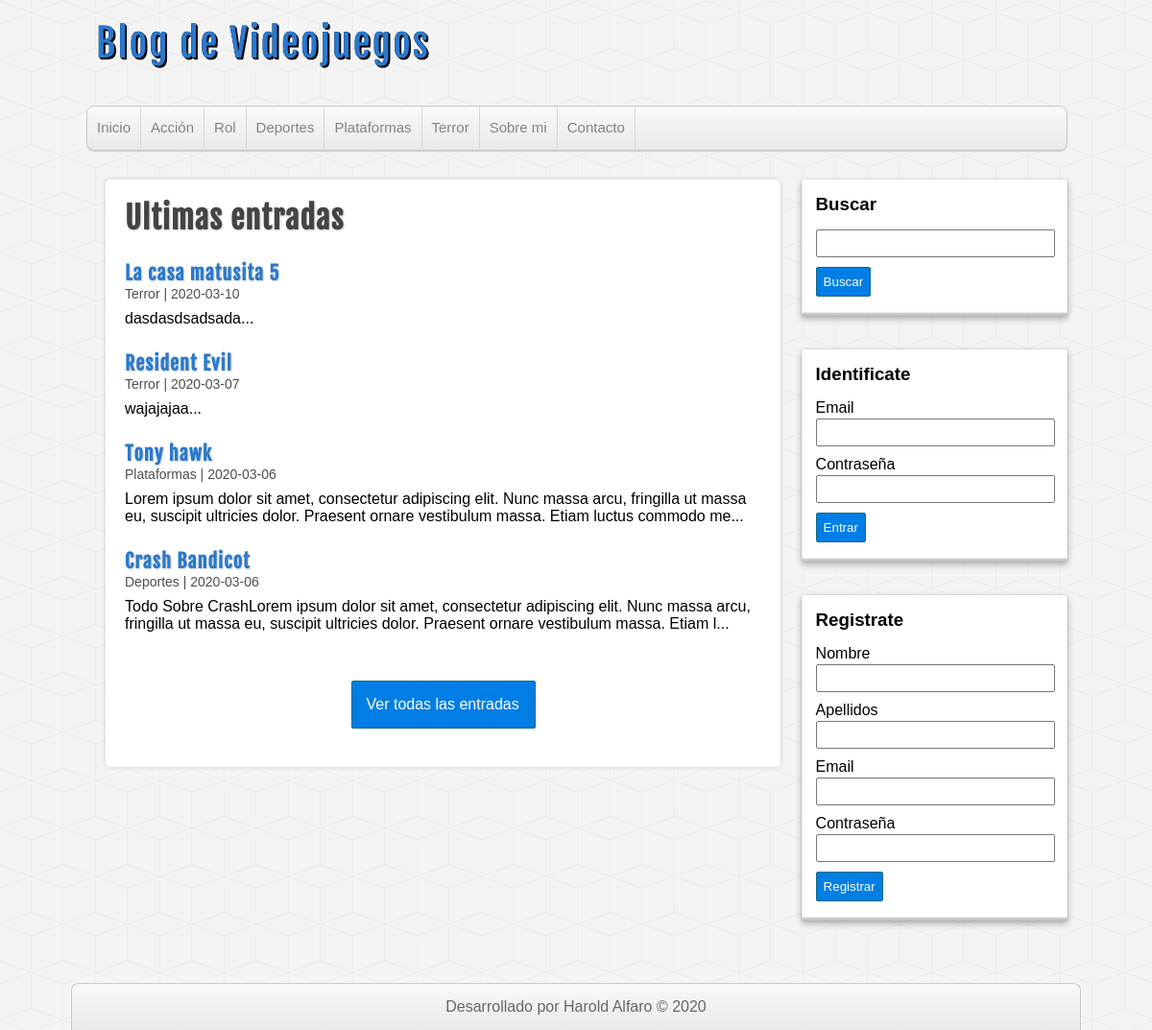
The page / on the database its author committed.
### tables this page shows
CREATE TABLE `categorias` (
  `id` int(255) NOT NULL,
  `nombre` varchar(100) DEFAULT NULL
);

CREATE TABLE `entradas` (
  `id` int(255) NOT NULL,
  `usuario_id` int(255) NOT NULL,
  `categoria_id` int(255) NOT NULL,
  `titulo` varchar(255) NOT NULL,
  `descripcion` mediumtext DEFAULT NULL,
  `fecha` date NOT NULL
);

### includes/helpers.php (called while the page is built, shortened)
<?php
    function listarCategoria($conexion){
        $sql = "SELECT * FROM categorias ORDER BY id ASC";
        $categorias = mysqli_query($conexion,$sql);
        $nombres = array();
        if ($categorias && (mysqli_num_rows($categorias)>=1)) {
            $nombres = $categorias;
        }
        return $nombres;
    }
    function conseguirEntradas($conexion, $list = null){
        $sql = "SELECT e.*, c.nombre FROM entradas e INNER JOIN categorias c
        ON e.categoria_id = c.id
        ORDER BY e.id DESC ";
        if ($list) {
            $sql .= "LIMIT 4";
        }
        $entradas = mysqli_query($conexion,$sql);
        $nombres = array();
        if($entradas && (mysqli_num_rows($entradas)>=1)){
            $nombres = $entradas;
        }
        return $nombres;
    }
?>

### index.php (the view)
<?php require_once 'includes/cabecera.php'; ?>
<?php require_once 'includes/lateral.php'; ?>
<div id="principal">
    <h1>Ultimas entradas</h1>
    <article class="entrada">
        <?php $entradas = conseguirEntradas($db, true) ?>
        <?php while ($entrada = mysqli_fetch_assoc($entradas)) : ?>
            <a href="entrada.php?id=<?=$entrada['id']?>">
            <h2><?= $entrada['titulo'] ?></h2>
            </a>
            <span class="fecha"><?= $entrada['nombre']." | ".$entrada['fecha'] ?></span>
            <p> <?= substr($entrada['descripcion'],0,180)."..." ?></p>
        <?php endwhile; ?>
    </article>
    <div id="ver-todas">
        <a href="entradas.php">Ver todas las entradas</a>
    </div>
</div>
<?php require_once 'includes/pie.php'; ?>

### includes/cabecera.php (shortened to what this page needs)
<?php require_once 'conexion.php'; ?>
<?php require_once 'helpers.php'; ?>
<!DOCTYPE html>
<html lang="es">
<head>
    <link rel="stylesheet" text="text/css" href="./assets/css/style.css">
</head>
<body>
    <header id="cabecera">
        <div id="logo">
            <a href="index.php">Blog de Videojuegos</a>
        </div>
        <nav id="menu">
            <ul>
                <li><a href="index.php">Inicio</a></li>
                <?php $categorias = listarCategoria($db); ?>
                <?php while ($categoria = mysqli_fetch_assoc($categorias)) : ?>
                   <?php echo "<li><a href='categoria.php?id=".$categoria['id']."'>".$categoria['nombre']."</a></li>" ?>
                <?php endwhile; ?>
                <li><a href="index.php">Sobre mi</a></li>
                <li><a href="index.php">Contacto</a></li>
            </ul>
        </nav>
    </header>
    <div id="contenedor">

### includes/lateral.php (shortened to what this page needs)
<?php require_once 'helpers.php'; ?>
<aside id="sidebar">
    <div id="buscador" class="bloque">
        <h3>Buscar</h3>
        <form action="buscar.php" method="post">
            <input type="text" name="buscar">
            <input type="submit" value="Buscar">
        </form>
    </div>
    <?php if (!isset($_SESSION['verificado'])) : ?>
        <div id="login" class="bloque">
            <h3>Identificate</h3>
            <form action="login.php" method="post">
                <label for="email">Email</label>
                <input type="email" name="email">
                <label for="password">Contraseña</label>
                <input type="password" name="password">
                <input type="submit" value="Entrar">
            </form>
        </div>
        <div id="register" class="bloque">
            <h3>Registrate</h3>
            <form action="registro.php" method="post">
                <label for="nombre">Nombre</label>
                <input type="text" name="nombre">
                <label for="apellidos">Apellidos</label>
                <input type="text" name="apellidos">
                <label for="email">Email</label>
                <input type="email" name="email">
                <label for="password">Contraseña</label>
                <input type="password" name="password">
                <input type="submit" value="Registrar">
            </form>
        </div>
    <?php endif; ?>
</aside>

### includes/pie.php (shortened to what this page needs)
</div>
<footer id="pie">
    <p>Desarrollado por Harold Alfaro &copy; 2020</p>
</footer>
</body>
</html>

### assets/css/style.css (style rules this page uses)
* { margin: 0px; padding: 0px; font-family: sans-serif, Helvetica, Arial; text-decoration: none; }
body { background: url(../img/cubes.png) #F4F4F4; }
.fecha { color: #4e4e4e; margin-top:5px; font-size: 14px; }
#cabecera { width: 85%; height: auto; background: transparent; margin: 0px auto; }
#logo { float:left; width: 540px; height: 110px; }
#logo a { font-family: "fajala", Helvetica; font-size: 40px; letter-spacing: 2px; color: #2979CD; text-shadow: 0px 0px 0px black, 1px 1px 0px black, 2px 2px 0px black; transition: all 500ms; line-height: 90px; margin-left: 10px; }
#menu { clear: both; width: 100%; height: 45px; background: linear-gradient(to bottom, #f9f9f9 0px, #e9e9e9 100%); border: 1px solid #C9C9C9; border-radius: 8px; box-shadow: 0px 1px 1px #ccc; overflow: hidden; }
#menu ul { list-style: none; }
#menu ul li { float: left; line-height: 44px; border-right: 1px solid #D6D6D6; }
#menu ul li a { display: block; padding-left: 10px; padding-right: 10px; font-size: 15px; color: #838282; }
#contenedor { width: 85%; height: auto; margin: 0px auto; margin-top: 30px; margin-bottom: 30px; }
#sidebar { float:right; width: 27%; height: auto; }
.bloque { display:block; width: 90%; margin: 0px auto; margin-bottom: 35px; background: white; padding: 15px; box-shadow: 0px 0px 1px rgba(0,0,0,0.3), 0px 3px 7px rgba(0,0,0,0.3), 0px 0px 1px #FFFFFF inset, 0px -3px 2px rgba(0,0,0,0.25) inset; }
.bloque h3 { margin-bottom: 15px; }
label, input[type="text"], input[type="email"], input[type="password"] { display: block; width: 95%; margin-top:2px; margin-bottom: 2px; }
input[type="text"], input[type="email"], input[type="password"] { padding: 5px; margin-bottom: 10px; }
input[type="button"], input[type="submit"], .boton { margin-top: 5px; margin-bottom: 5px; display: block; border-radius: 2px; color:white; background: #007ee5; border: 1px solid #156785; cursor:pointer; padding: 7px; }
#principal { float: left; width: 65%; min-height: 572px; background:white; border-radius: 5px; box-shadow: 0px 0px 5px #ccc; margin-left: 20px; padding: 20px; overflow: hidden; }
#principal a { color: #333; }
#principal h1 { font-size: 32px; color: #444; letter-spacing: 1px; text-shadow: 1px 1px 2px #ccc; font-family: "fajala"; }
#principal h2 { font-size: 20px; color: #2979CD; text-shadow: 1px 1px 2px #ccc; letter-spacing: 1px; font-family: "fajala"; margin-top: 25px; }
#principal p { margin-top: 8px; }
#ver-todas a { display: block; border-radius: 2px; padding: 15px; color:white; background: #007ee5; border: 1px solid #156785; cursor:pointer; width: 160px; margin: 0px auto; margin-top:50px; }
#pie { clear:both; width: 85%; margin: 0px auto; background: linear-gradient(to bottom, #f9f9f9 0px, #e9e9e9 100%); border: 1px solid #c9c9c9; border-bottom: none; border-radius: 8px 8px 0px 0px; color: #666; height: auto; padding: 15px; text-align: center; }

### rows shown on the page
categorias: nombre "Acción"
categorias: nombre "Rol"
categorias: nombre "Deportes"
categorias: nombre "Plataformas"
categorias: nombre "Terror"
entradas: titulo "La casa matusita 5", categoria.nombre "Terror", fecha "2020-03-10", descripcion "dasdasdsadsada"
entradas: titulo "Resident Evil", categoria.nombre "Terror", fecha "2020-03-07", descripcion "wajajajaa"
entradas: titulo "Tony hawk", categoria.nombre "Plataformas", fecha "2020-03-06", descripcion "Lorem ipsum dolor sit amet, consectetur adipiscing elit. Nunc massa arcu, fringilla ut massa eu, suscipit ultricies dolor. Praesent ornare vestibulum massa. Etiam luctus commodo me"
entradas: titulo "Crash Bandicot", categoria.nombre "Deportes", fecha "2020-03-06", descripcion "Todo Sobre CrashLorem ipsum dolor sit amet, consectetur adipiscing elit. Nunc massa arcu, fringilla ut massa eu, suscipit ultricies dolor. Praesent ornare vestibulum massa. Etiam l"
